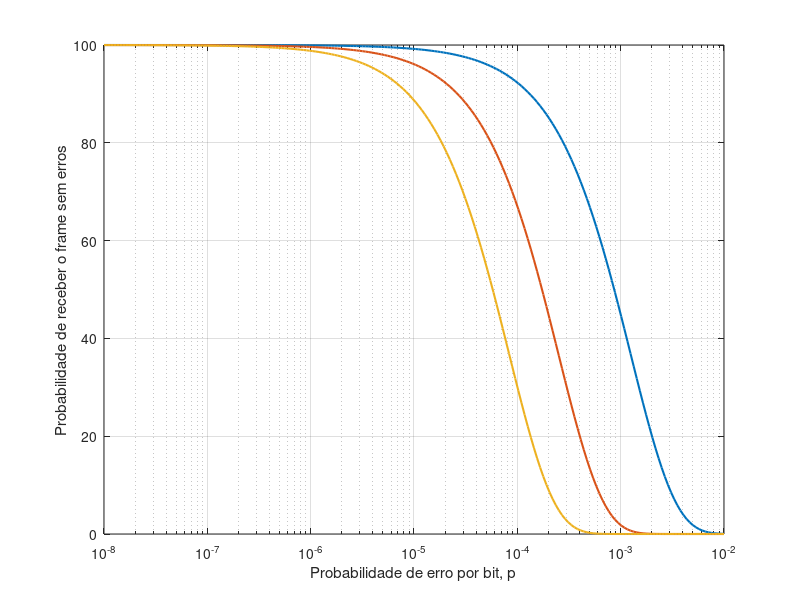

Recreate this plot in MATLAB. (Note: this script raises an error after producing the figure.)
% considera uma ligação
% wireles para comunicações com uma rate de bit errors de p
% Assume que a transmissão
% de erros nos diferentes
% bits de um frame de data são estatisticamente independentes

%% 2.a
% probabilidade de se receber um frame de data com 500 bytes sem erros se
% p = 10^-3

p = 1e-3;
frameBytes = 500;
pSemErros = (1 - p)^(frameBytes * 8)

%% 2.b probabilidade de um frame
% de data de 100 bytes ter exatamente só um erro quando p = 10^-4

p = 1e-4;
frameBytes = 1000;
p1Erro = (frameBytes * 8) * p * (1 - p)^(frameBytes * 8 - 1)

%% 2.c probabilidade de um frame de data de 1500 bytes ter um ou mais erros
% quando p = 10^-5

p = 1e-5;
frameBytes = 1500;
pUmOuMaisErros = 1 - (1 - p)^(frameBytes * 8)

%% 2.d
% quando p = 10^-5 qual é o tamanho máximo de um frame de data de forma a
% que a percentagem de erros seja inferior a 1%

p = 1e-5;
frameBytes = 0;
pSemErros = 1;

while pSemErros * (1 - p)^8 >= 0.99
    frameBytes = frameBytes + 1;
    pSemErros = pSemErros * (1 - p)^8;
end

frameBytes
percentagemErros = 1 - pSemErros

%% 2.e
% desenha um gráfico usando
% uma escala logaritmica para o eixo x com a probabilidade de um frame de
% data de tamanhos de 100, 500 e 1500 bytes sere recevidos sem erros em
% função de p desde p = 10^-8 até p = 10^-2

pValores = logspace(-8, -2, 200);
tamanhos = [100, 500, 1500];

probSemErros = (1 - pValores(:)).^(tamanhos * 8) * 100;

figure
semilogx(pValores, probSemErros, 'LineWidth', 1.5)
grid on
xlabel('Probabilidade de erro por bit, p')
ylabel('Probabilidade de receber o frame sem erros')
legend('100 bytes', '500 bytes', '1500 bytes', 'Location', 'best', location='southwest')
